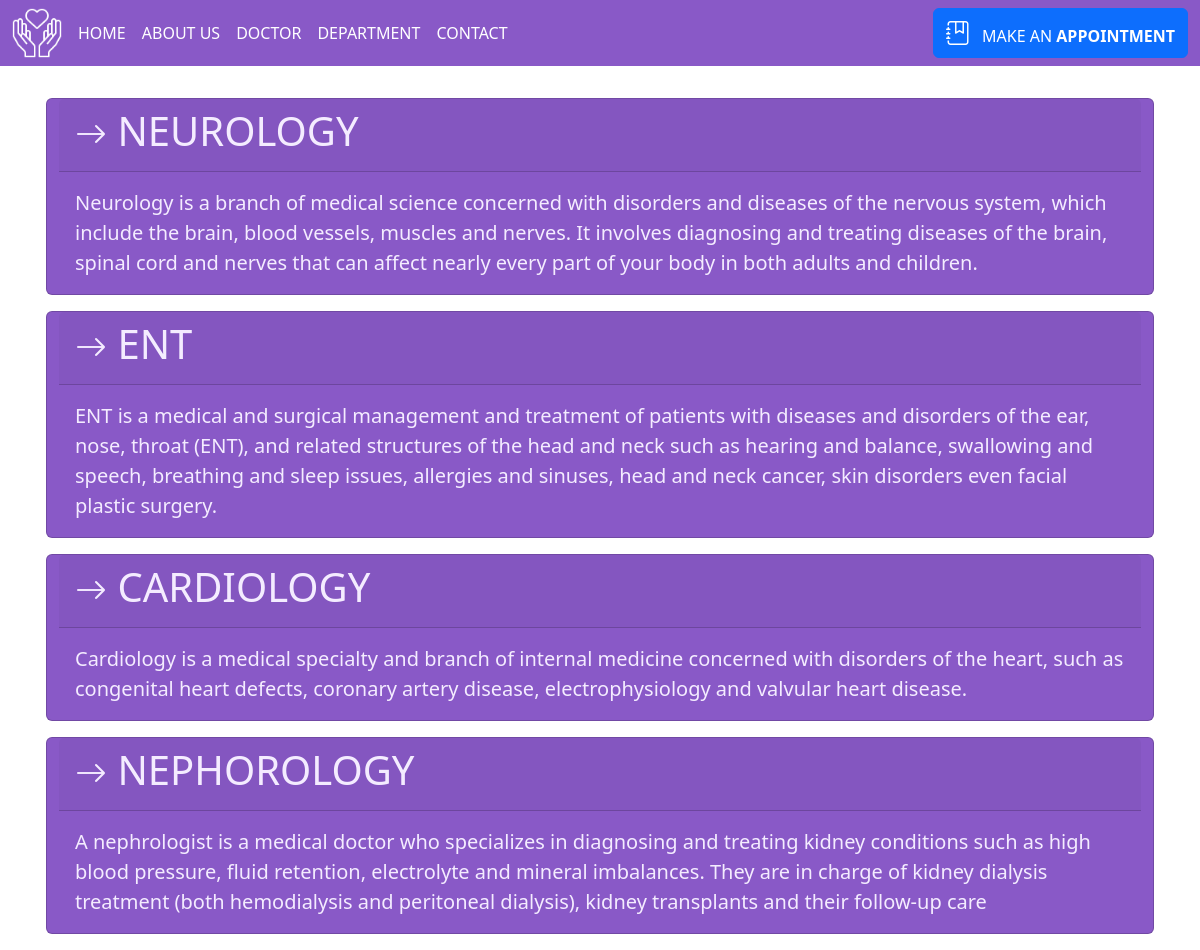
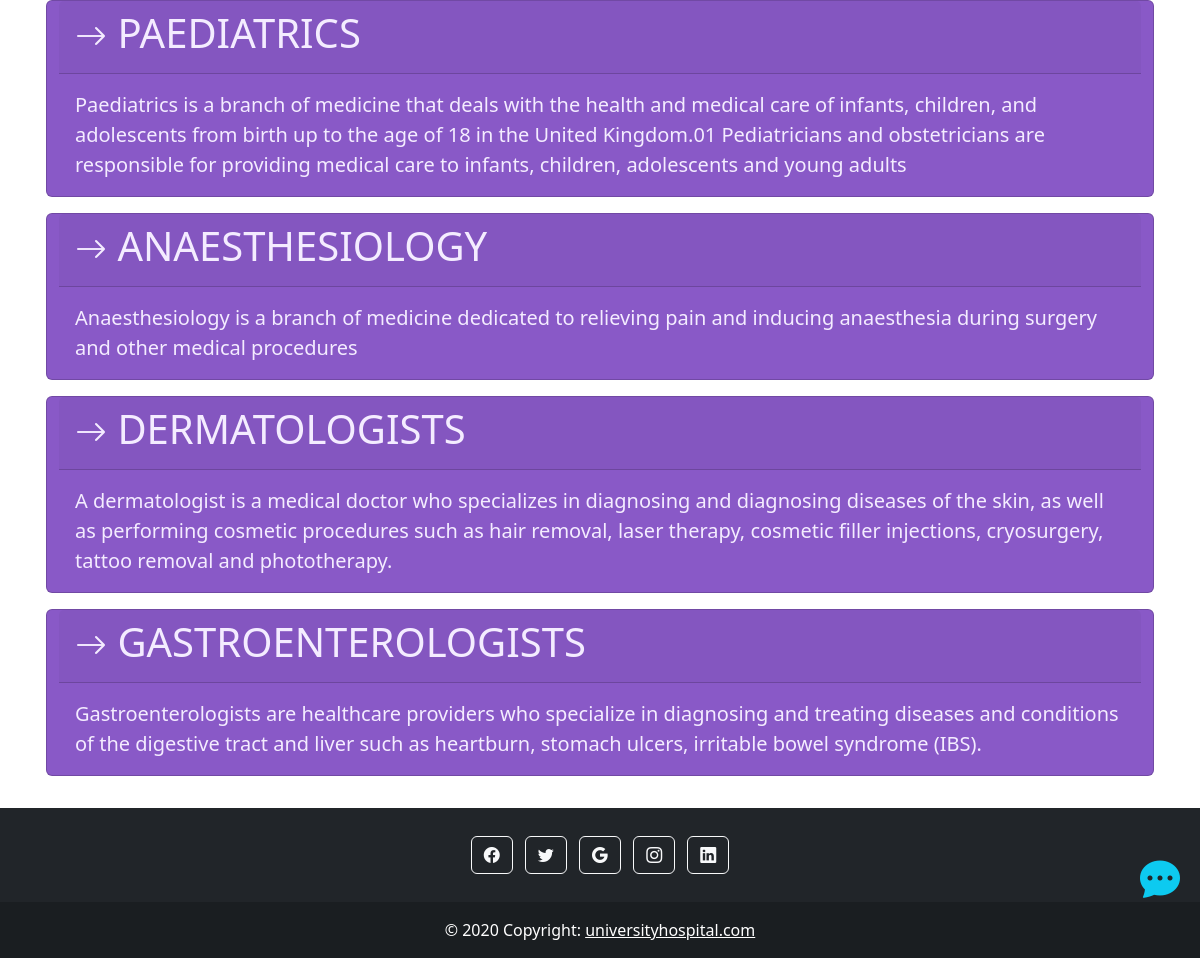
Page /department/ on the committed database (2 pictures, top to bottom).
### myapp/models.py (models this page shows, shortened)
class Department(models.Model):
    depart_name = models.CharField(max_length=30, null=True, blank=True)
    depart_decs = models.TextField()
    class Meta:
        verbose_name = 'Department'
        verbose_name_plural = 'Department'

### myapp/views.py (the view)
# urls.py: path('department/',views.department, name='department'),
def department(request):
    dict_department = {
        'dept' : Department.objects.all()
    }
    return render(request,'department.html', dict_department)

### myapp/templates/department.html (shortened to what this page needs)
{% extends 'base.html' %}
{% load static %}
{% block content %}
<div class="container">
    <div class="row row-cols-1 my-4 mx-1">
        {% for i in dept%}
        <div class="card my-2" id="cards">
            <div class="card-header">
            <h1><i class="bi bi-arrow-right fs-2"></i> {{i.depart_name}}</h1>
            </div>
            <div class="card-body">
            <p class="card-text fs-5">{{i.depart_decs}}</p>
            </div>
        </div>
        {% endfor %}
    </div>
</div>
{% endblock content %}

### static/css/style.css (style rules this page uses)
::placeholder { color: #6e2cc4; font-family: monospace; padding-left: 15px; }
#cards { background-color: #8959C7; color: #f4ecff; }

### rows in the picture
Department: depart_name "NEUROLOGY", depart_decs "Neurology is a branch of medical science concerned with disorders and diseases of the nervous system, which include the brain, blood vessels, muscles and nerves. It involves diagnosing and treating diseases of the brain, spinal cord and nerves that can affect nearly every part of your body in both adults and children."
Department: depart_name "ENT", depart_decs "ENT is a medical and surgical management and treatment of patients with diseases and disorders of the ear, nose, throat (ENT), and related structures of the head and neck such as hearing and balance, swallowing and speech, breathing and sleep issues, allergies and sinuses, head and neck cancer, skin disorders even facial plastic surgery."
Department: depart_name "CARDIOLOGY", depart_decs "Cardiology is a medical specialty and branch of internal medicine concerned with disorders of the heart, such as congenital heart defects, coronary artery disease, electrophysiology and valvular heart disease."
Department: depart_name "NEPHOROLOGY", depart_decs "A nephrologist is a medical doctor who specializes in diagnosing and treating kidney conditions such as high blood pressure, fluid retention, electrolyte and mineral imbalances. They are in charge of kidney dialysis treatment (both hemodialysis and peritoneal dialysis), kidney transplants and their follow-up care"
Department: depart_name "PAEDIATRICS", depart_decs "Paediatrics is a branch of medicine that deals with the health and medical care of infants, children, and adolescents from birth up to the age of 18 in the United Kingdom.01 Pediatricians and obstetricians are responsible for providing medical care to infants, children, adolescents and young adults"
Department: depart_name "ANAESTHESIOLOGY", depart_decs "Anaesthesiology is a branch of medicine dedicated to relieving pain and inducing anaesthesia during surgery and other medical procedures"
Department: depart_name "DERMATOLOGISTS", depart_decs "A dermatologist is a medical doctor who specializes in diagnosing and diagnosing diseases of the skin, as well as performing cosmetic procedures such as hair removal, laser therapy, cosmetic filler injections, cryosurgery, tattoo removal and phototherapy."
Department: depart_name "GASTROENTEROLOGISTS", depart_decs "Gastroenterologists are healthcare providers who specialize in diagnosing and treating diseases and conditions of the digestive tract and liver such as heartburn, stomach ulcers, irritable bowel syndrome (IBS)."
